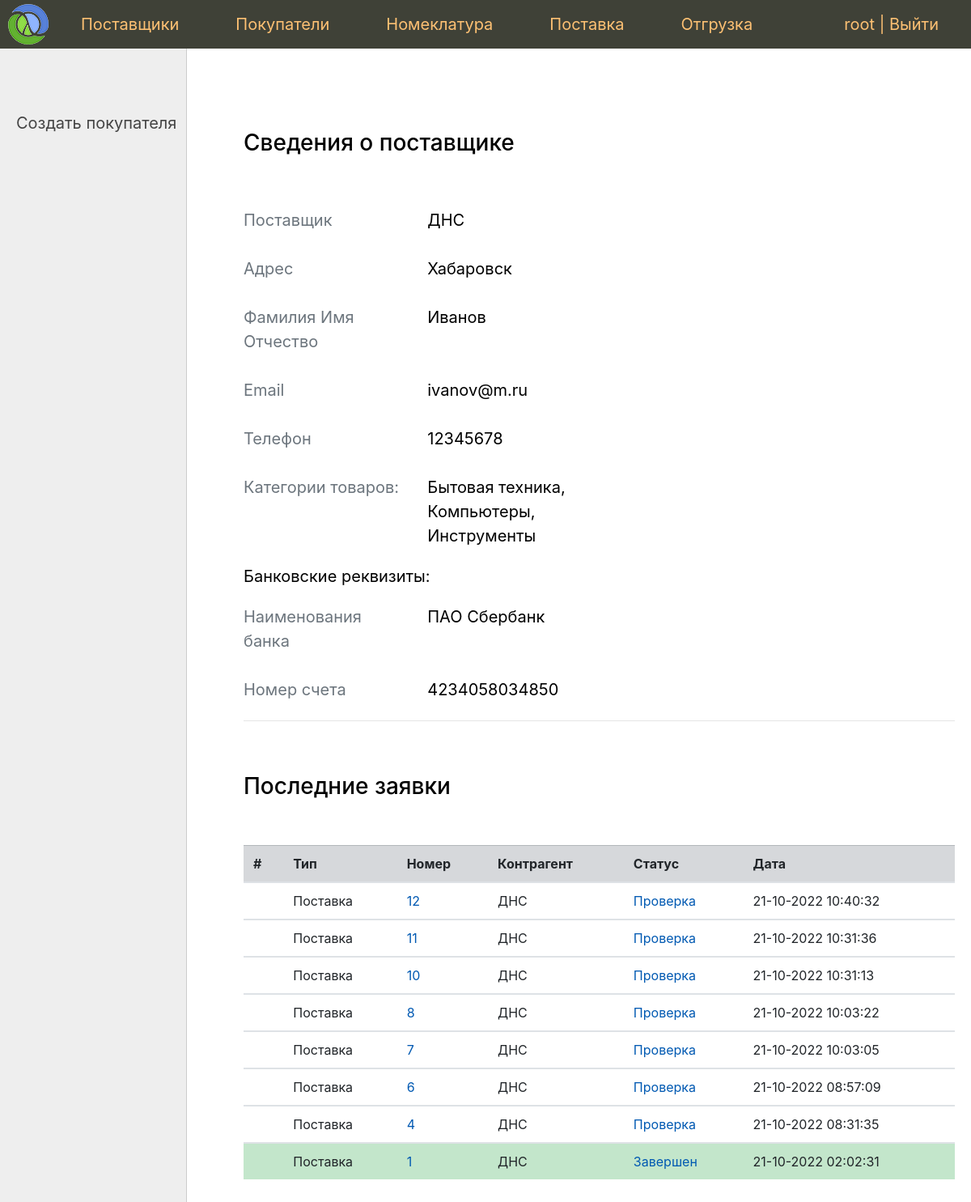
/vendor/1/ (signed in), run on the app's committed database.
### app/contactor/models.py (models this page shows, shortened)
class Vendor(models.Model):
    name = models.CharField('Наименование', max_length=100)
    address = models.CharField('Адрес', max_length=100)
    contact_person = models.OneToOneField(
        Person,
        on_delete=models.DO_NOTHING,
        verbose_name='Контактное лицо'
    )
    categories = models.ManyToManyField(
        Category,
        verbose_name='Категории'
    )
    bank_details = models.OneToOneField(
        BankDetails,
        on_delete=models.DO_NOTHING,
        verbose_name='Банковские реквизиты'
    )
    def __str__(self):
        return self.name
    class Meta:
        verbose_name = 'Поставщик'
        verbose_name_plural = 'Поставщики'

class Person(models.Model):
    full_name = models.CharField('Фамилия Имя Отчество', max_length=100)
    email = models.EmailField('Email', unique=True)
    phone = models.IntegerField('Телефон', unique=True)
    class Meta:
        verbose_name = 'Контактное лицо'
        verbose_name_plural = 'Контактные лица'

class BankDetails(models.Model):
    account = models.CharField('Номер счета', max_length=20, unique=True)
    bank_name = models.CharField('Наименование банка', max_length=100)
    class Meta:
        verbose_name = 'Банковские реквизиты'
        verbose_name_plural = 'Банковские реквизиты'

### app/nomenclature/models.py (models this page shows, shortened)
class Category(models.Model):
    name = models.CharField('Категория', max_length=100, unique=True)
    def __str__(self):
        return self.name
    class Meta:
        verbose_name = 'Категория'
        verbose_name_plural = 'Категории'

### app/document/models.py (models this page shows, shortened)
class Document(models.Model):
    vendor = models.ForeignKey(
        Vendor,
        on_delete=models.DO_NOTHING,
        blank=True,
        null=True,
        verbose_name='Поставщик'
    )
    buyer = models.ForeignKey(
        Buyer,
        on_delete=models.DO_NOTHING,
        blank=True,
        null=True,
        verbose_name='Покупатель'
    )
    nomenclatures = models.ManyToManyField(
        Nomenclature,
        through='DocumentNomenclatures',
        verbose_name='Номенклатура'
    )
    status = models.CharField(
        max_length=2,
        choices=Status.choices,
        default=Status.VALIDATING,
        verbose_name='Статус'
    )
    time_create = models.DateTimeField('Время создания', auto_now_add=True)
    time_update = models.DateTimeField('Время обновления статуса', auto_now=True)
    class Meta:
        verbose_name = 'Документ'
        verbose_name_plural = 'Документы'
    def get_absolute_url(self):
        return reverse('document', kwargs={'pk': self.pk})

### app/contactor/views.py (the view)
# urls.py: path('vendor/<int:pk>/', VendorView.as_view(), name='vendor'),  #
class VendorView(SuperUserRequiredMixin, DataMixin, DetailView):
    model = Vendor
    template_name = 'contactor/vendor_details.html'
    context_object_name = 'vendor'
    def get_context_data(self, *, object_list=None, **kwargs):
        context = super().get_context_data(**kwargs)
        context.update(
            self.get_user_context(
                title='Сведения о поставщике',
                left_menu=buyer_menu,
                documents=get_documents(vendor=self.object)
            )
        )
        return context

### app/contactor/services.py (called while the page is built)
def get_documents(**fields):
    return Document.objects.filter(**fields).order_by('-time_create')

### app/core/mixin.py (called while the page is built)
    def dispatch(self, request, *args, **kwargs):
        if not request.user.is_superuser:
            return self.handle_no_permission()
        return super().dispatch(request, *args, **kwargs)

    def get_user_context(self, **kwargs):
        context = kwargs
        if self.request.user.is_superuser:
            context['menu'] = menu
        return context

### app/document/templatetags/document_tags.py (called while the page is built)
@register.simple_tag
def query_transform(request, **kwargs):
    updated = request.GET.copy()
    updated.update(kwargs)
    return updated.urlencode()

### app/contactor/templates/contactor/vendor_details.html
{% extends 'core/base.html' %}
{% block left_menu %}
    {% include 'core/left_menu.html' %}
{% endblock %}
{% block content %}
    <h3>Сведения о поставщике</h3><br><br>
    <div class="form-group row">
        <div class="col-md-3 col-form-label form-control-label text-muted">Поставщик</div>
        <div class="col-md-3 col-form-label form-control-label" >{{ vendor.name }}</div>
    </div>
     <div class="form-group row">
        <div class="col-md-3 col-form-label form-control-label text-muted">Адрес</div>
        <div class="col-md-3 col-form-label form-control-label" >{{ vendor.address }}</div>
    </div>
     <div class="form-group row">
        <div class="col-md-3 col-form-label form-control-label text-muted">Фамилия Имя Отчество</div>
        <div class="col-md-3 col-form-label form-control-label" >{{ vendor.contact_person.full_name }}</div>
    </div>
     <div class="form-group row">
        <div class="col-md-3 col-form-label form-control-label text-muted">Email</div>
        <div class="col-md-3 col-form-label form-control-label" >{{ vendor.contact_person.email }}</div>
    </div>
     <div class="form-group row">
        <div class="col-md-3 col-form-label form-control-label text-muted">Телефон</div>
        <div class="col-md-3 col-form-label form-control-label" >{{ vendor.contact_person.phone }}</div>
    </div>
    <div class="form-group row">
        <div class="col-md-3 col-form-label form-control-label text-muted">Категории товаров:</div>
        <div class="col-md-3 col-form-label form-control-label" >
            {% for cat in vendor.categories.all %}
                {{ cat }}{% if not forloop.last %}, {% endif %}
            {% endfor %}
        </div>
    </div>
    <p>Банковские реквизиты:</p>
    <div class="form-group row">
        <div class="col-md-3 col-form-label form-control-label text-muted">Наименования банка</div>
        <div class="col-md-3 col-form-label form-control-label" >{{ vendor.bank_details.bank_name }}</div>
    </div>
    <div class="form-group row">
        <div class="col-md-3 col-form-label form-control-label text-muted">Номер счета</div>
        <div class="col-md-3 col-form-label form-control-label" >{{ vendor.bank_details.account }}</div>
    </div>
    <hr><br><br>
    {% include 'contactor/document_list.html' %}
{% endblock %}

### app/core/templates/core/base.html (shortened to what this page needs)
{% load static %}
{% load bootstrap4 %}
{% bootstrap_css %}
<!DOCTYPE html>
<html>
<head>
	<link type="text/css" href="{% static 'sklad/css/styles.css' %}" rel="stylesheet" />
</head>
<body>
<table class="table-page" border=0 cellpadding="0" cellspacing="0">
<tr>
    <td valign=top>
    {% block mainmenu %}
        <div class="header">
            <ul id="mainmenu" class="mainmenu">
                <li class="logo">
                    <a href="{% url 'home' %}"><div class="logo"></div></a>
                </li>
                {% for m in menu %}
                    <li><a href="{% url m.url_name %}">{{m.title}}</a></li>
                {% endfor %}
                {% if request.user.is_authenticated %}
                    <li class="last">{{ user.username }} | <a href="{% url 'logout' %}">Выйти</a></li>
                {% else %}
                    <li class="last"><a href="{% url 'login' %}">Войти</a></li>
                {% endif %}
            </ul>
        </div>
    {% endblock mainmenu %}
<table class="table-content" border=0 cellpadding="0" cellspacing="0">
<tr>
	<td valign="top" class="left-chapters">
        {% block left_menu %}{% endblock %}
    </td>
    <td valign="top" class="content">
	<div class="content-text">
        {% block content %}
        {% endblock %}
	</div>
</td></tr></table>
</td></tr>
</table>
</body>
</html>

### app/document/templates/document/list.html
{% load document_tags %}
<table class="table">
    <thead>
    <tr class="table-secondary">
        <th scope="col">#</th>
        <th scope="col">Тип</th>
        <th scope="col">Номер</th>
        <th scope="col">Контрагент</th>
        <th scope="col">Статус</th>
        <th scope="col">Дата</th>
    </tr>
    </thead>
    {% for d in documents  %}
        <tbody>
            {% if d.status == 'fi' %}
                <tr class="table-success">
            {% elif d.status == 'ca' %}
                <tr class="table-danger">
            {% elif d.status == 'co' %}
                <tr class="table-warning">
            {% elif d.status == 'va' %}
                <tr>
            {% else %}
                <tr>
            {% endif %}
                <th scope="row"></th>
                {% if d.buyer %}
                    <td>Отгрузка</td>
                    <td><a href="{{ d.get_absolute_url }}">{{ d.pk }}</a></td>
                    <td>{{ d.buyer }}</td>
                {% elif d.vendor %}
                    <td>Поставка</td>
                    <td><a href="{{ d.get_absolute_url }}">{{ d.pk }}</a></td>
                    <td>{{ d.vendor }}</td>
                {% endif %}
                <td><a href="{{ request.url }}?{% query_transform request status=d.status %}">
                    {{ d.get_status_display }}</a></td>
                <td>{{ d.time_create|date:"d-m-Y H:i:s" }}</td>
            </tr>
        </tbody>
    {% endfor %}
</table>

### app/core/static/sklad/css/styles.css (style rules this page uses)
html, body { margin: 0; padding: 0; height: 100%; width: 100%; color: #444; }
a { color: #0059b2; text-decoration: none; }
.table-page { width: 100%; height: 100%; vertical-align: top; }
.table-page tr { height: 100%; }
.header { background: #3F4137; height: 60px; }
.logo { background: url('../images/logo.png') no-repeat 10px 5px; width: 70px; height: 60px; }
ul.mainmenu { list-style: none; margin: 0; padding: 0; height: 60px; color: #fdc073; font-size: 20px; overflow: hidden; }
ul.mainmenu li { float: left; margin: 18px 40px 0 30px; }
ul.mainmenu li.logo { margin: 0; }
ul.mainmenu li.last { float: right; }
ul.mainmenu li a { color: #fdc073; text-decoration: none; }
.table-content { width: 100%; min-height: 100%; height: 100%; }
.left-chapters { margin: 0; background: #eee; border-right: 1px solid #ccc; min-height: 100%; }
.content { padding: 40px 20px 20px 40px; width: 100%; box-sizing: border-box; }
.content-text { margin: 60px 0 0 30px; color: #000; font-size: 20px; }

### data on the page
Vendor: name "ДНС", address "Хабаровск", contact_person.full_name "Иванов", contact_person.email "ivanov@m.ru", contact_person.phone "12345678", bank_details.bank_name "ПАО Сбербанк", bank_details.account "4234058034850"
Category: name "Бытовая техника"
Category: name "Компьютеры"
Category: name "Инструменты"
Document: pk "12", vendor "ДНС", status "Проверка", time_create "21-10-2022 10:40:32"
Document: pk "11", vendor "ДНС", status "Проверка", time_create "21-10-2022 10:31:36"
Document: pk "10", vendor "ДНС", status "Проверка", time_create "21-10-2022 10:31:13"
Document: pk "8", vendor "ДНС", status "Проверка", time_create "21-10-2022 10:03:22"
Document: pk "7", vendor "ДНС", status "Проверка", time_create "21-10-2022 10:03:05"
Document: pk "6", vendor "ДНС", status "Проверка", time_create "21-10-2022 08:57:09"
Document: pk "4", vendor "ДНС", status "Проверка", time_create "21-10-2022 08:31:35"
Document: pk "1", vendor "ДНС", status "Завершен", time_create "21-10-2022 02:02:31"

### other printed values
{{ m.title }} "Поставщики" "Покупатели" "Номеклатура" "Поставка" "Отгрузка"
{{ user.username }} "root"
{{ m.title }} "Создать покупателя"
